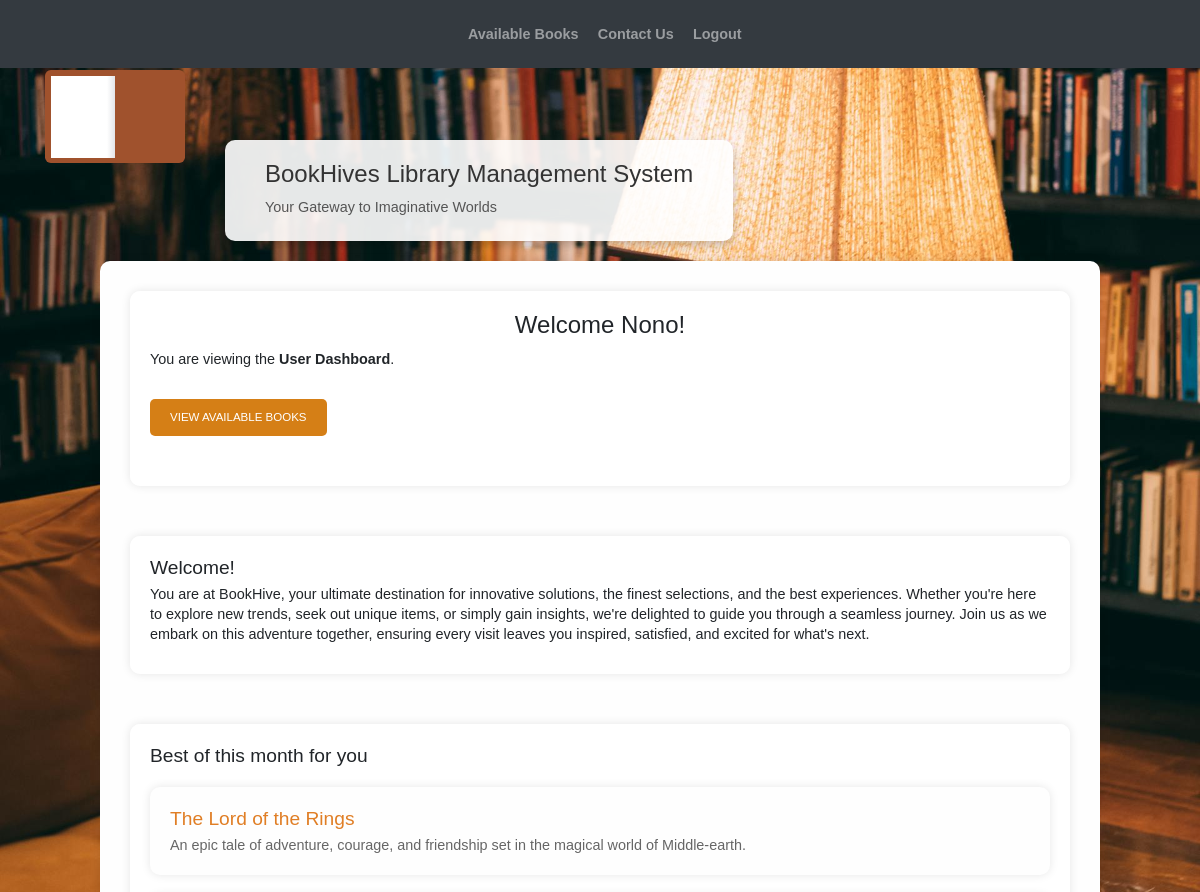
Before: / (signed in, upper part) with the older database file.
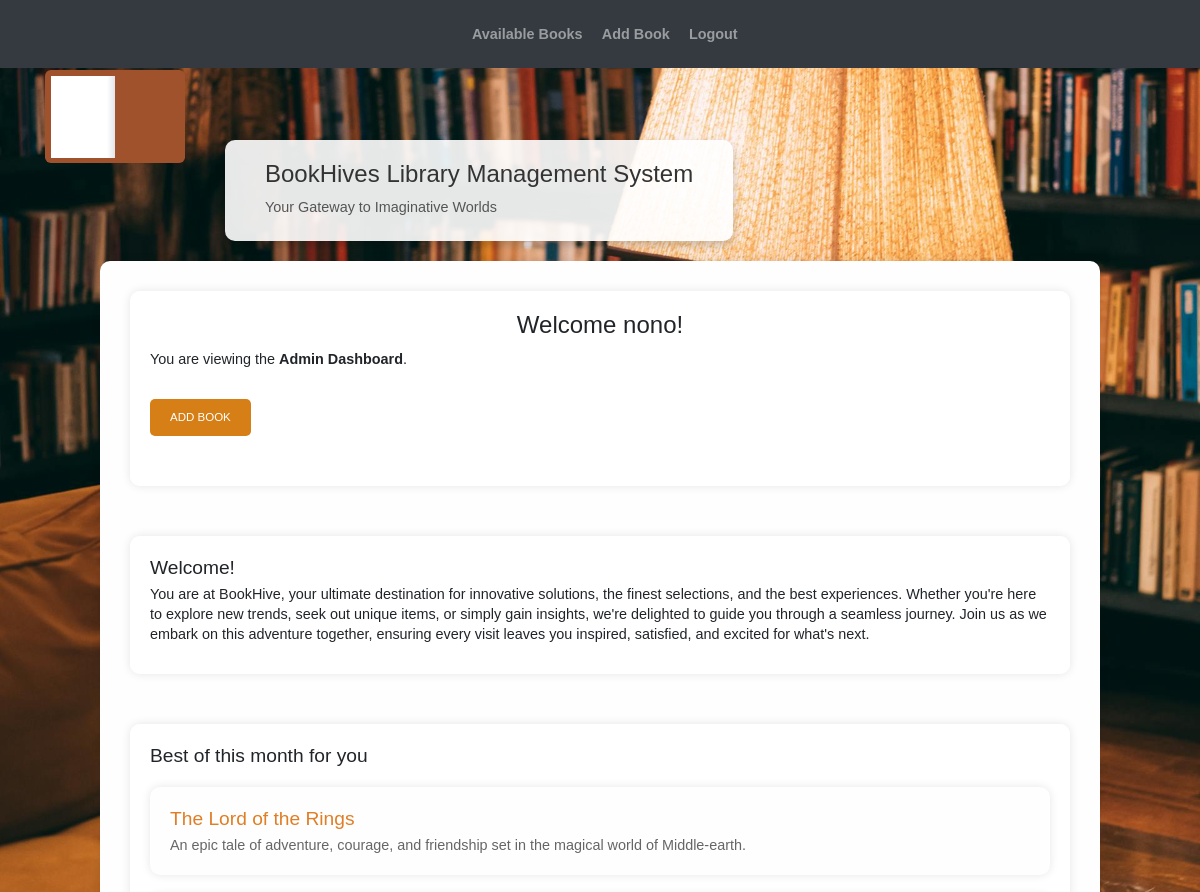
After: the same page with the newer database file.
### website/models.py (models this page shows)
class User2(db.Model, UserMixin):
    id = db.Column(db.Integer, primary_key=True)
    email = db.Column(db.String(150), unique=True)
    password = db.Column(db.String(150))
    first_name = db.Column(db.String(150))
    is_admin = db.Column(db.Boolean, default=False)  # whether the user is an admin
    borrowed_books = db.relationship('BorrowedBook', backref='user', lazy=True)

### website/views.py (the view)
@views.route('/')
@login_required
def home():
    return render_template(
        'home.html',
        name=current_user.first_name,
        is_admin=current_user.is_admin
    )

### website/templates/home.html (shortened to what this page needs)
{% extends "base.html" %}
{% block content %}
<head>
    <link rel="stylesheet" href="styles.css">
    <link rel="stylesheet" href="{{ url_for('static', filename='Home.css') }}">
</head>
    <header>
            <div class="animation-container">
            <div class="book">
                <div class="book__pg book__pg--1"></div>
            </div>
            <div class="title-wrapper">
                <div class="title-box">
                <h1>BookHives Library Management System</h1>
                <h2>Your Gateway to Imaginative Worlds</h2>
            </div>
        </div>
        </div>
</header>
<main class="content-wrapper">
    <section class="book-section">
        <h1 align="center">Welcome {{ name }}!</h1>
        <p align="center">
            {% if is_admin %}
            <p>You are viewing the <strong>Admin Dashboard</strong>.</p>
            <a href="/add-book"><button class="btn btn-primary dashboard-btn">Add Book</button></a>
            {% else %}
            <p>You are viewing the <strong>User Dashboard</strong>.</p>
            <a href="/book-list"><button class="btn btn-primary dashboard-btn">View Available Books</button></a>
            {% endif %}
        </p>
    </section>
    <section class="book-section">
        <h2>Welcome!</h2>
        <p>You are at BookHive, your ultimate destination for innovative solutions, the finest selections, and the best experiences. Whether you're here to explore new trends, seek out unique items, or simply gain insights, we're delighted to guide you through a seamless journey. Join us as we embark on this adventure together, ensuring every visit leaves you inspired, satisfied, and excited for what's next.</p>
    </section>
    <section class="book-section">
        <h2>Best of this month for you</h2>
        <div class="work-item">
            <div class="work-details">
                <div class="book-genre">
                    <h2><a href="#fantasy-genre">The Lord of the Rings</a></h2>
                    <p>An epic tale of adventure, courage, and friendship set in the magical world of Middle-earth.</p>
                </div>
            </div>
        </div>
    </section>
</main>
{% endblock %}

Changed rows visible on the page:
changed User2: is_admin False → True (drawn); first_name "Nono" → "nono"
Other visible differences:
text no longer shown: "Contact Us User Dashboard VIEW AVAILABLE BOOKS"
text now shown: "Add Book Admin Dashboard ADD BOOK"
